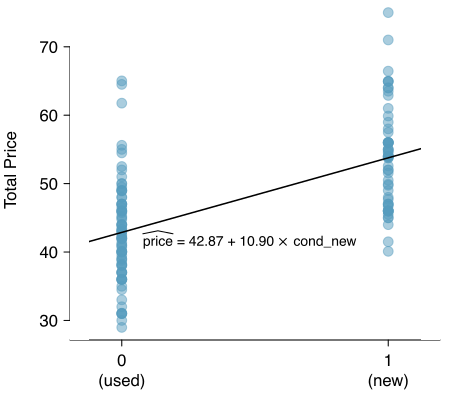

Generate this figure with R:
library(openintro)
data(COL)
data(marioKart)
mk      <- marioKart[marioKart$totalPr < 100, ]
mk$cond <- relevel(mk$cond, "used")
cond <- as.numeric(ifelse(mk$cond == "new", 1, 0))



myPDF('marioKartNewUsed.pdf', 4.5, 4, mar=c(3,3.5,0,0.5), mgp=c(1.9,1.5,0))
dotPlot(mk$totalPr, cond, vertical=TRUE, at=0:1, key=0:1, xlab="", ylab="", axes=FALSE, col=COL[1,3], pch=19, cex=1.3)
axis(1, at=-1:2, labels=c("", "0\n(used)", "1\n(new)", ""))
par(mgp=c(1.9,0.6,0))
axis(2)
par(las=0)
mtext("Total Price", 2, line=2.5)
g <- lm(mk$totalPr ~ cond)
abline(g, lwd=1.5, col=COL[5])
rect(-10, -1000, -0.125, 1000, border = rgb(1,1,1), col = rgb(1,1,1))
rect(10, -1000, 1.125, 1000, border = rgb(1,1,1), col = rgb(1,1,1))
text(0.48, 41.8, expression(widehat(price) *" = 42.87 + 10.90     cond_new"), cex=0.8)
points(0.605, 41.5, pch=4, cex=0.9)
dev.off()
